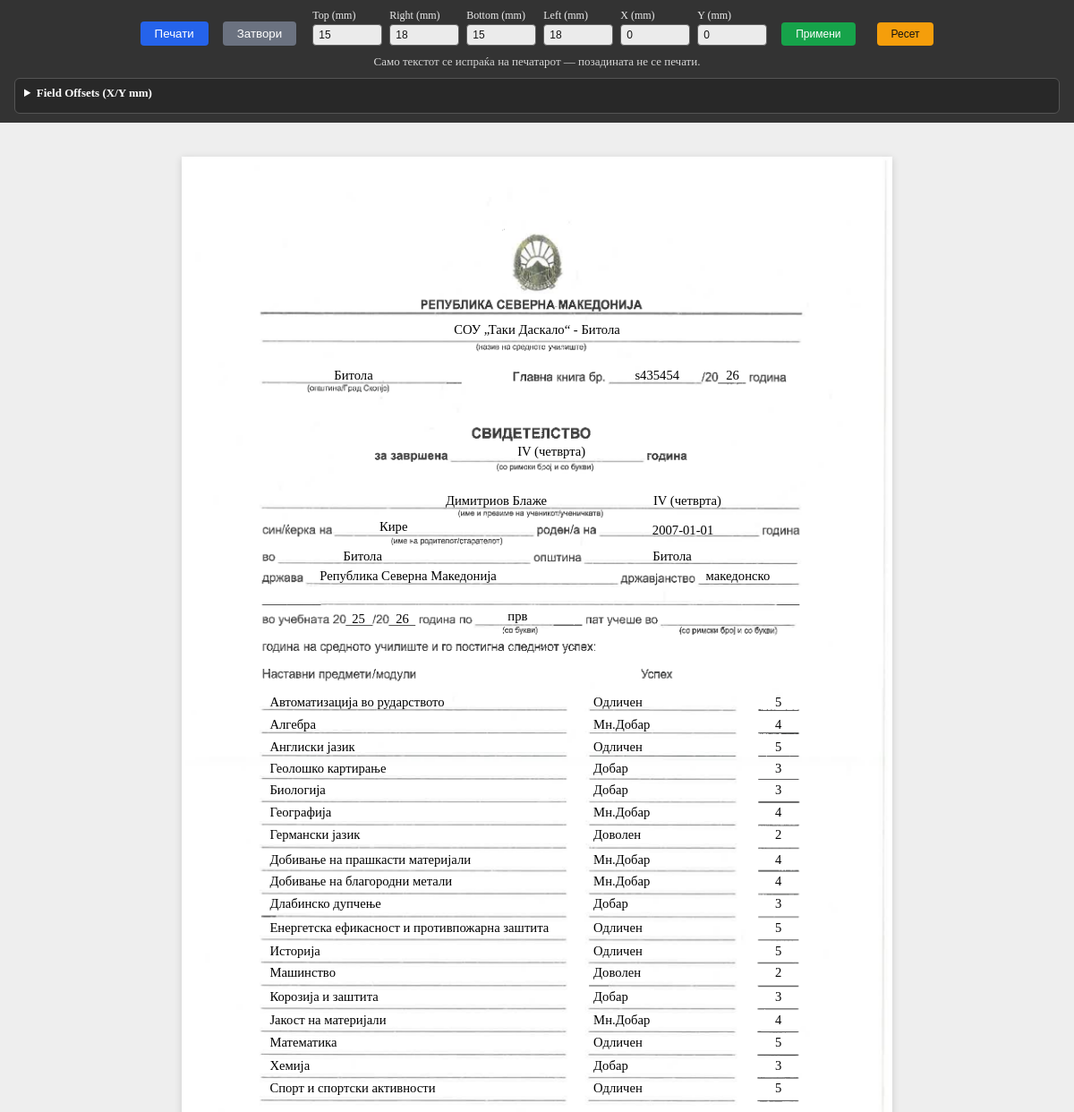
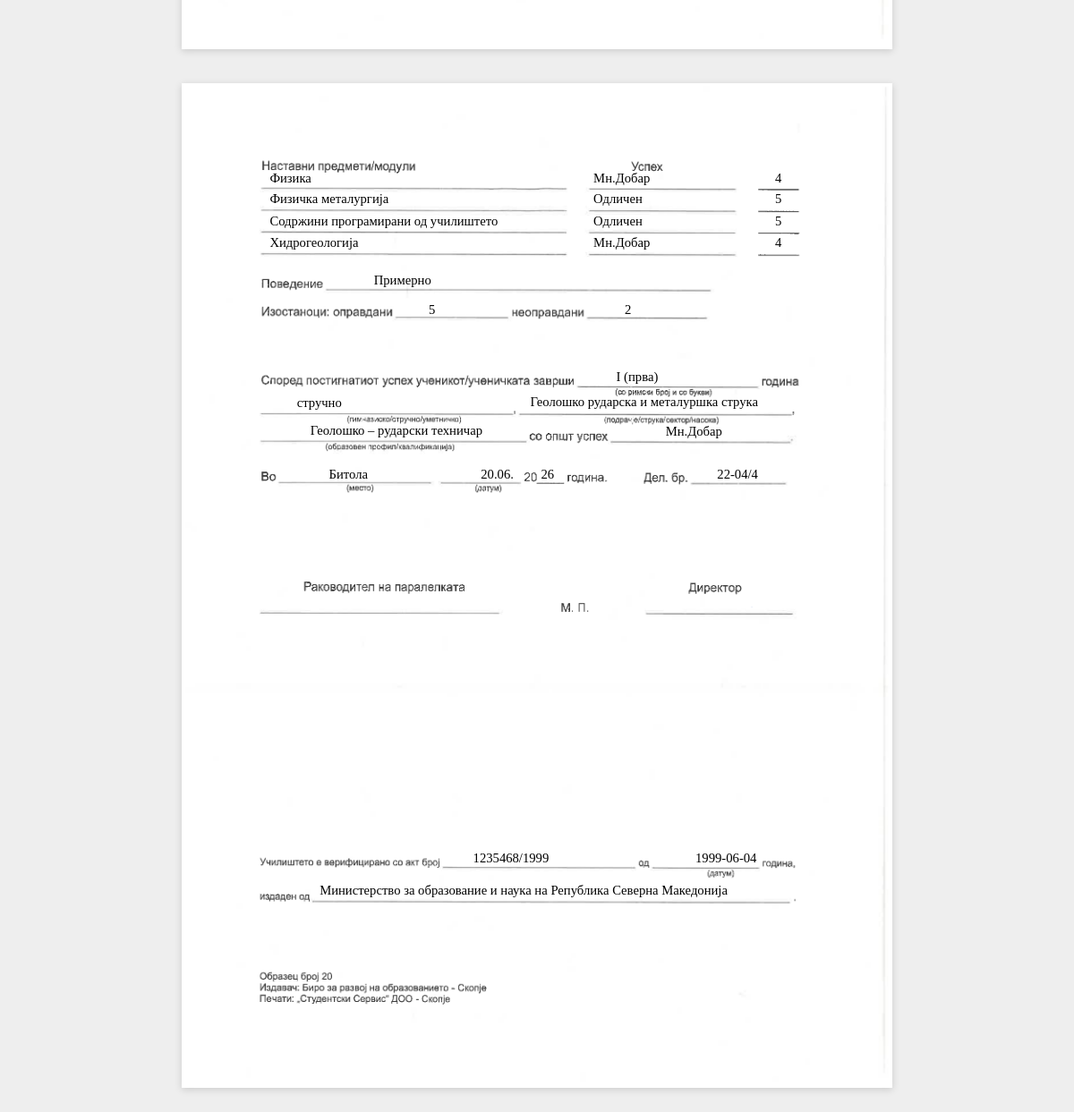
/certificate/1/print (signed in), run on the app's committed database (2 pictures, top to bottom).
### tables this page shows
CREATE TABLE settings (
            key TEXT PRIMARY KEY,
            value TEXT
        );

CREATE TABLE certificates (
            id INTEGER PRIMARY KEY AUTOINCREMENT,
            student_id INTEGER,
            student_name TEXT,
            class_id INTEGER,
            school_year TEXT,
            attempt_number TEXT,
            class_year TEXT,
            main_book_number TEXT,
            subjects_grades TEXT DEFAULT '[]',
            behavior TEXT,
            absences_justified TEXT,
            absences_unjustified TEXT,
            completed_year TEXT,
            education_type TEXT,
            area TEXT,
            profile TEXT,
            overall_grade TEXT,
            place TEXT,
            cert_date TEXT,
            del_br TEXT,
            verification_act TEXT,
            verification_date TEXT,
            verification_issued_by TEXT,
            status TEXT NOT NULL DEFAULT 'draft',
            created_by INTEGER,
            created_at TIMESTAMP DEFAULT CURRENT_TIMESTAMP,
            updated_at TIMESTAMP DEFAULT CURRENT_TIMESTAMP, parent_name TEXT, birth_date TEXT, birth_place TEXT, birth_municipality TEXT, birth_country TEXT, citizenship TEXT, completed_year_top TEXT, main_book_year TEXT,
            FOREIGN KEY (student_id) REFERENCES students(id),
            FOREIGN KEY (class_id) REFERENCES classes(id),
            FOREIGN KEY (created_by) REFERENCES users(id)
        );

### app.py (the view)
@app.route('/certificate/<int:cert_id>/print')
@login_required
def certificate_print(cert_id):
    cert = db.get_certificate(cert_id)
    if not cert:
        abort(404)
    from datetime import datetime
    if cert.get('cert_date'):
        try:
            d = datetime.strptime(cert['cert_date'], '%Y-%m-%d')
            cert['cert_date_dm'] = d.strftime('%d.%m.')
            cert['cert_date_yy'] = d.strftime('%y')
        except ValueError:
            cert['cert_date_dm'] = cert['cert_date']
            cert['cert_date_yy'] = ''
    else:
        cert['cert_date_dm'] = ''
        cert['cert_date_yy'] = ''
    settings = db.get_settings()
    return render_template('print_preview.html', cert=cert, settings=settings)

### app.py (called while the page is built)
@login_manager.user_loader
def load_user(user_id):
    return db.get_user_by_id(user_id)

### database.py (called while the page is built, shortened)
def get_db():
    conn = sqlite3.connect(DB_PATH)
    conn.row_factory = sqlite3.Row
    conn.execute('PRAGMA foreign_keys = ON')
    return conn

def get_user_by_id(user_id):
    conn = get_db()
    row = conn.execute('SELECT * FROM users WHERE id = ?', (user_id,)).fetchone()
    conn.close()
    return User(row['id'], row['username'], row['role'], row['full_name']) if row else None

def get_settings():
    conn = get_db()
    rows = conn.execute('SELECT key, value FROM settings').fetchall()
    conn.close()
    return {r['key']: r['value'] for r in rows}

def get_certificate(cert_id):
    conn = get_db()
    row = conn.execute('''
        SELECT c.*, cl.name as class_name FROM certificates c
        LEFT JOIN classes cl ON c.class_id = cl.id
        WHERE c.id = ?
    ''', (cert_id,)).fetchone()
    conn.close()
    if not row:
        return None
    cert = dict(row)
    cert['subjects_grades'] = json.loads(cert['subjects_grades'] or '[]')
    if not cert.get('completed_year_top'):
        cert['completed_year_top'] = cert.get('completed_year') or ''
    return cert

### templates/print_preview.html (shortened to what this page needs)
<!DOCTYPE html>
<html lang="mk">
<head>
</head>
<body>
<div class="no-print">
    <div class="print-actions">
        <button class="btn-print" onclick="window.print()">Печати</button>
        <button class="btn-close" onclick="window.close()">Затвори</button>
    </div>
    <div class="coord-controls">
        <label>Top (mm)<input id="ppTop" type="number" step="0.1" value="{{ settings.get('print_pad_top', '15')|float }}"></label>
        <label>Right (mm)<input id="ppRight" type="number" step="0.1" value="{{ settings.get('print_pad_right', '18')|float }}"></label>
        <label>Bottom (mm)<input id="ppBottom" type="number" step="0.1" value="{{ settings.get('print_pad_bottom', '15')|float }}"></label>
        <label>Left (mm)<input id="ppLeft" type="number" step="0.1" value="{{ settings.get('print_pad_left', '18')|float }}"></label>
        <label>X (mm)<input id="ppX" type="number" step="0.1" value="{{ settings.get('print_offset_x', '0')|float }}"></label>
        <label>Y (mm)<input id="ppY" type="number" step="0.1" value="{{ settings.get('print_offset_y', '0')|float }}"></label>
        <button type="button" class="btn-apply" onclick="applyCoords()">Примени</button>
        <button type="button" class="btn-reset" onclick="resetCoords()">Ресет</button>
    </div>
    <span style="font-size:13px; opacity:0.8; align-self:center;">Само текстот се испраќа на печатарот — позадината не се печати.</span>
    <details class="offset-panel">
        <summary>Field Offsets (X/Y mm)</summary>
    </details>
</div>
<div class="page">
    <div class="page-bg page-1-bg"></div>
    <div class="page-content values-only">
    <div style="text-align:center; margin-bottom: 6mm;">
        <div class="field field-xl offset-target" data-field="school_name" style="min-width:140mm;">{{ settings.school_name or '' }}</div>
        <div style="font-size:9pt; color:#666;">(назив на средното училиште)</div>
    </div>
    <div style="display:flex; justify-content:space-between; margin-bottom:4mm;">
        <div>
            <span class="field offset-target" data-field="municipality" style="min-width:60mm;">{{ settings.municipality or '' }}</span>
            <div style="font-size:9pt; color:#666;">(општина/Град Скопје)</div>
        </div>
        <div>
            Главна книга бр. <span class="field offset-target" data-field="main_book_number" style="min-width:30mm;">{{ cert.main_book_number or '' }}</span>
            /20<span class="field offset-target" data-field="main_book_year" style="min-width:10mm;">{{ cert.main_book_year or '' }}</span> година
        </div>
    </div>
    <div style="text-align:center; margin-bottom:6mm;">
        за завршена <span class="field offset-target" data-field="completed_year_header" style="min-width:80mm;">{{ cert.completed_year_top or '' }}</span> година
        <div style="font-size:9pt; color:#666;">(со римски број и со букви)</div>
    </div>
    <div style="margin-bottom:2mm;">
        <span class="field field-xl offset-target" data-field="student_name" style="min-width:150mm;">{{ cert.student_name or '' }}</span>
        <div style="font-size:9pt; color:#666;">(ime и презиме на ученикот/ученичката)</div>
    </div>
    <div class="line">
        sin/ќерка на <span class="field offset-target" data-field="parent_name" style="min-width:60mm;">{{ cert.parent_name or '' }}</span>
        <span style="font-size:9pt; color:#666;">(ime на родителот/старателот)</span>
        роден/а на <span class="field offset-target" data-field="birth_date" style="min-width:30mm;">{{ cert.birth_date or '' }}</span> година
    </div>
    <div class="line">
        во <span class="field offset-target" data-field="birth_place" style="min-width:60mm;">{{ cert.birth_place or '' }}</span>
        општина <span class="field offset-target" data-field="birth_municipality" style="min-width:50mm;">{{ cert.birth_municipality or '' }}</span>
    </div>
    <div class="line">
        држава <span class="field offset-target" data-field="birth_country" style="min-width:80mm;">{{ cert.birth_country or '' }}</span>
        државјанство <span class="field offset-target" data-field="citizenship" style="min-width:40mm;">{{ cert.citizenship or '' }}</span>
    </div>
    <div class="line">
        {% set school_year_parts = (cert.school_year or '').split('/') %}
        во учебната 20<span class="field offset-target" data-field="school_year_from" style="min-width:8mm;">{{ school_year_parts[0][-2:] if school_year_parts|length > 0 and school_year_parts[0] else '' }}</span>/20<span class="field offset-target" data-field="school_year_to" style="min-width:8mm;">{{ school_year_parts[1][-2:] if school_year_parts|length > 1 and school_year_parts[1] else '' }}</span>
        година по <span class="field offset-target" data-field="attempt_number" style="min-width:20mm;">{{ cert.attempt_number or '' }}</span>
        <span style="font-size:9pt; color:#666;">(со букви)</span>
        пат учеше во <span class="field offset-target" data-field="class_year_body" style="min-width:30mm;">{{ cert.class_year or '' }}</span>
        <span style="font-size:9pt; color:#666;">(со римски број и со букви)</span>
    </div>
    <div class="line">година на средното училиште и го постигна следниот успех:</div>
    <div style="display:flex; justify-content:space-between; margin-top:4mm; margin-bottom:1mm;">
        <strong>Наставни предмети/модули</strong>
        <strong>Успех</strong>
    </div>
    {% set page1_subjects = cert.subjects_grades[:18] %}
    <table class="subjects-table">
        {% for sg in page1_subjects %}
        <tr>
            <td class="td-name offset-target" data-field="subject_p1_{{ loop.index0 }}_name">{{ sg.name }}</td>
            <td class="td-grade-text offset-target" data-field="subject_p1_{{ loop.index0 }}_grade">{{ sg.grade_text }}</td>
            <td class="td-grade-num offset-target" data-field="subject_p1_{{ loop.index0 }}_num">{{ sg.grade_num }}</td>
        </tr>
        {% endfor %}
    </table>
    </div>
</div>
<div class="page">
    <div class="page-bg page-2-bg"></div>
    <div class="page-content values-only">
    <div style="display:flex; justify-content:space-between; margin-bottom:1mm;">
        <strong>Наставни предмети/модули</strong>
        <strong>Успех</strong>
    </div>
    {% set page2_subjects = cert.subjects_grades[18:22] %}
    <table class="subjects-table">
        {% for sg in page2_subjects %}
        <tr>
            <td class="td-name offset-target" data-field="subject_p2_{{ loop.index0 }}_name">{{ sg.name }}</td>
            <td class="td-grade-text offset-target" data-field="subject_p2_{{ loop.index0 }}_grade">{{ sg.grade_text }}</td>
            <td class="td-grade-num offset-target" data-field="subject_p2_{{ loop.index0 }}_num">{{ sg.grade_num }}</td>
        </tr>
        {% endfor %}
    </table>
    <div style="margin-top:6mm;" class="line">
        Поведение <span class="field offset-target" data-field="behavior" style="min-width:80mm;">{{ cert.behavior or '' }}</span>
    </div>
    <div class="line">
        Изостаноци: оправдани <span class="field offset-target" data-field="absences_justified" style="min-width:30mm;">{{ cert.absences_justified or '' }}</span>
        неоправдани <span class="field offset-target" data-field="absences_unjustified" style="min-width:30mm;">{{ cert.absences_unjustified or '' }}</span>
    </div>
    <div style="margin-top:8mm;" class="line">
        <span class="field offset-target" data-field="completed_year" style="min-width:70mm;">{{ cert.completed_year or '' }}</span> година
        <div style="font-size:9pt; color:#666;">(со римски број и со букви)</div>
    </div>
    <div class="line" style="margin-top:2mm;">
        <span class="field offset-target" data-field="education_type" style="min-width:60mm;">{{ cert.education_type or '' }}</span>
        <span style="font-size:9pt; color:#666;">(гимназиско/стручно/уметничко)</span>,
        <span class="field offset-target" data-field="area" style="min-width:80mm;">{{ cert.area or '' }}</span>
        <span style="font-size:9pt; color:#666;">(подрачје/струка/сектор/насока)</span>,
    </div>
    <div class="line">
        <span class="field offset-target" data-field="profile" style="min-width:90mm;">{{ cert.profile or '' }}</span>
        <span style="font-size:9pt; color:#666;">(образовен профил/квалификација)</span>
    </div>
    <div class="line" style="margin-top:1mm;">
        <span class="field offset-target" data-field="overall_grade" style="min-width:40mm;">{{ cert.overall_grade or '' }}</span>
    </div>
    <div style="margin-top:6mm;" class="line">
        Во <span class="field offset-target" data-field="place" style="min-width:40mm;">{{ cert.place or '' }}</span>
        <span style="font-size:9pt; color:#666;">(место)</span>
        <span class="field offset-target" data-field="cert_date" style="min-width:20mm;">{{ cert.cert_date_dm or '' }}</span>
        <span style="font-size:9pt; color:#666;">(датум)</span>
        20<span class="field offset-target" data-field="cert_year" style="min-width:8mm;">{{ cert.cert_date_yy or '' }}</span> година.
        &nbsp;&nbsp;&nbsp; Дел. бр. <span class="field offset-target" data-field="del_br" style="min-width:35mm;">{{ cert.del_br or '' }}</span>
    </div>
    <div style="margin-top:16mm; display:flex; justify-content:space-between;">
        <div style="text-align:center;">
            <div>Раководител на паралелката</div>
            <div style="margin-top:8mm; border-top:1px solid #000; width:60mm; margin-left:auto; margin-right:auto;"></div>
        </div>
        <div style="text-align:center; margin-top:6mm;">М. П.</div>
        <div style="text-align:center;">
            <div>Директор</div>
            <div style="margin-top:8mm; border-top:1px solid #000; width:50mm; margin-left:auto; margin-right:auto;"></div>
        </div>
    </div>
    <div style="margin-top:40mm;" class="line">
        <span class="field offset-target" data-field="verification_act" style="min-width:60mm;">{{ cert.verification_act or '' }}</span>
        од <span class="field offset-target" data-field="verification_date" style="min-width:30mm;">{{ cert.verification_date or '' }}</span>
        <span style="font-size:9pt; color:#666;">(датум)</span> година,
    </div>
    <div class="line">
        издаден од <span class="field offset-target" data-field="verification_issued_by" style="min-width:120mm;">{{ cert.verification_issued_by or '' }}</span>
    </div>
    </div>
</div>
</body>
</html>

### data on the page
settings: value "СОУ „Таки Даскало“ - Битола"
settings: value "Битола"
certificates: main_book_number "s435454", main_book_year "26", completed_year_top "IV (четврта)", student_name "Димитриов Блаже", parent_name "Кире", birth_date "2007-01-01", birth_place "Битола", birth_municipality "Битола", birth_country "Република Северна Македонија", citizenship "македонско", attempt_number "прв", class_year "IV (четврта)", behavior "Примерно", absences_justified "5", absences_unjustified "2", completed_year "I (прва)", education_type "стручно", area "Геолошко рударска и металуршка струка", profile "Геолошко – рударски техничар", overall_grade "Мн.Добар", place "Битола", del_br "22-04/4", verification_act "1235468/1999", verification_date "1999-06-04", verification_issued_by "Министерство за образование и наука на Република Северна Македонија"

### other printed values
{{ sg.name }} "Автоматизација во рударството" "Алгебра" "Англиски јазик" "Геолошко картирање" "Биологија" "Географија" "Германски јазик" "Добивање на прашкасти материјали" "Добивање на благородни метали" "Длабинско дупчење" "Енергетска ефикасност и противпожарна заштита" "Историја" "Машинство" "Корозија и заштита" "Јакост на материјали" "Математика" "Хемија" "Спорт и спортски активности"
{{ sg.grade_text }} "Одличен" "Мн.Добар" "Одличен" "Добар" "Добар" "Мн.Добар" "Доволен" "Мн.Добар" "Мн.Добар" "Добар" "Одличен" "Одличен" "Доволен" "Добар" "Мн.Добар" "Одличен" "Добар" "Одличен"
{{ sg.grade_num }} "5" "4" "5" "3" "3" "4" "2" "4" "4" "3" "5" "5" "2" "3" "4" "5" "3" "5"
{{ sg.name }} "Физика" "Физичка металургија" "Содржини програмирани од училиштето" "Хидрогеологија"
{{ sg.grade_text }} "Мн.Добар" "Одличен" "Одличен" "Мн.Добар"
{{ sg.grade_num }} "4" "5" "5" "4"
{{ cert.cert_date_dm or '' }} "20.06."
{{ cert.cert_date_yy or '' }} "26"
